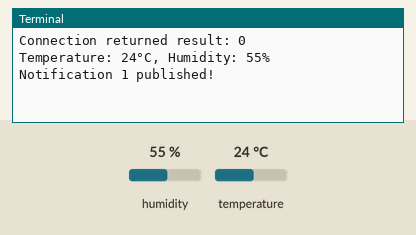
This program was run on a simulated Raspberry Pi (BCM pin numbers). Shown: the last lines printed to the terminal. The inputs (shaded band) are chosen by the test bench; at power-on: humidity 55 %, temperature 24 °C. No MQTT or app messages arrive unless stated; the clock reads 2024-03-15 10:24:30 at power-on unless the program sets it.

Above: at 1.3 s.
1.4 s: humidity set to 22 %
At 2.3 s:
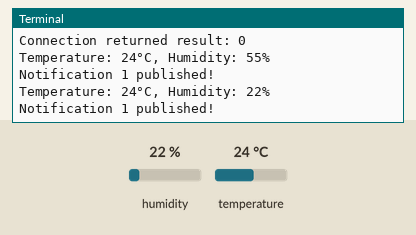
2.9 s: temperature set to 12 °C
At 4.2 s:
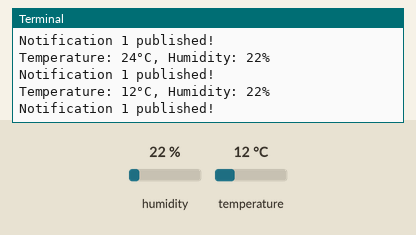
4.4 s: humidity set to 40 %
At 5.2 s:
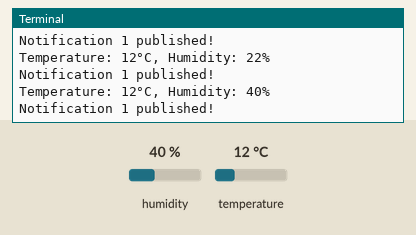
Timing chart, 0 to 7.4 s (numbered marks = the images above; inputs shaded):
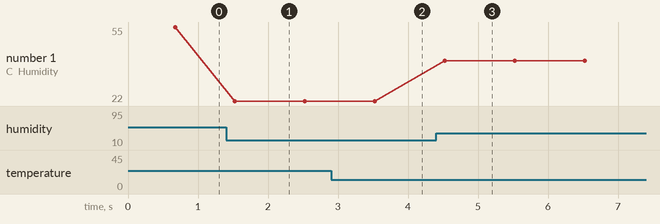

The program:

raspi_dht22.py
```python
### TOMOCON WORKSHOP 2018
#   Demo code
#   by Tomasz Cieplak
### ---------------------


import os
import time
import sys
import Adafruit_DHT as dht
import paho.mqtt.client as mqtt
import json

#MQTT_BROKER = 'test.mosquitto.org'
#MQTT_BROKER = 'iot.eclipse.org'
MQTT_BROKER = 'broker.hivemq.com'


# Data capture and upload interval in one second. Less interval will eventually hang the DHT22.
INTERVAL=1
sensor_data = {'temperature': 0, 'humidity': 0}
next_reading = time.time()
client = mqtt.Client("tomokon-001")

# The callback for when the client receives a CONNACK response from the server.
# 0: Connection successful 1: Connection refused - incorrect protocol version
# 2: Connection refused - invalid client identifier 3: Connection refused - server unavailable
# 4: Connection refused - bad username or password 5: Connection refused - not authorised

def on_connect(client, userdata, flags, rc):
    print("Connection returned result: {}".format(rc))

# When the message has been sent to the broker a callback will be generated.
def on_publish(client, userdata, result):
    print("Notification {} published! ".format(result))
    pass

# When client disconnected from the server
def on_disconnect(client, userdata, rc):
    if rc != 0:
        print("Unexpected disconnection.")


# Connect to broker using default MQTT port and 60 seconds keepalive interval
# Application of call back functions trigered with events

client.on_connect = on_connect
client.on_publish = on_publish
client.on_disconnect = on_disconnect

client.connect(MQTT_BROKER, 1883, 60)


client.loop_start()

try:
    while True:
        humidity,temperature = dht.read_retry(dht.DHT22, 22)
        humidity = round(humidity, 2)
        temperature = round(temperature, 2)
        print(u"Temperature: {:g}\u00b0C, Humidity: {:g}%".format(temperature, humidity))
        sensor_data['temperature'] = temperature
        sensor_data['humidity'] = humidity

        # Sending humidity and temperature data to ThingsBoard
        client.publish('tomocon/devices/telemetry', json.dumps(sensor_data), 1)

        next_reading += INTERVAL
        sleep_time = next_reading-time.time()
        if sleep_time > 0:
            time.sleep(sleep_time)
except KeyboardInterrupt:
    pass

client.loop_stop()
client.disconnect()
```

Measured:
- after the input at 1.4 s, the terminal: prints a new line after 0.13 s (image 1)
- after the input at 2.9 s, the terminal: prints a new line after 0.63 s (image 2)
- after the input at 4.4 s, the terminal: prints a new line after 0.13 s (image 3)
- plotted number 1: 55 → 22 after the input at 1.4 s, 22 → 40 after the input at 4.4 s
